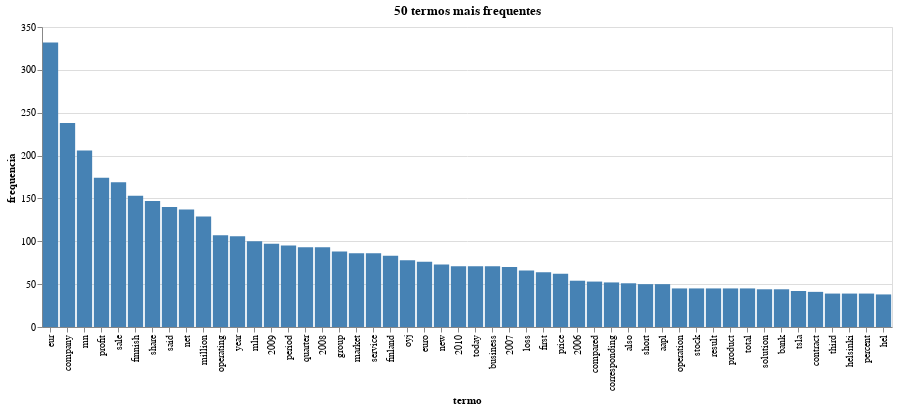

Notebook code cell kept with this figure:
### Code cell
df_freq50 = final_freq_df[0:50]

wordfreq = alt.Chart(df_freq50).mark_bar().encode(
    y='frequencia:Q',
    x= alt.X('termo:O', sort = alt.EncodingSortField(field="frequencia", order='descending')),
    color = alt.value('steelblue'),
    tooltip=[
        'termo:O',
        'frequencia:Q',
        alt.Tooltip('noticias:O', title='Noticias onde o termo ocorre')
    ]
).properties(
    height=300,
    width = 850,
    title = '50 termos mais frequentes'
)

wordfreq.save('2_frequencia_termos.html')
wordfreq

### Figure 1 — Vega-Lite specification as saved in the notebook (floating-point values rounded to 4 significant figures; data arrays with more than 128 entries replaced by an {"elided": "..."} marker saying what was removed)
{"config": {"view": {"continuousWidth": 400, "continuousHeight": 300}}, "data": {"name": "data-8345fc361e6030f8c7e2e7ddf53e9981"}, "mark": "bar", "encoding": {"color": {"value": "steelblue"}, "tooltip": [{"field": "termo", "type": "ordinal"}, {"field": "frequencia", "type": "quantitative"}, {"field": "noticias", "title": "Noticias onde o termo ocorre", "type": "ordinal"}], "x": {"field": "termo", "sort": {"field": "frequencia", "order": "descending"}, "type": "ordinal"}, "y": {"field": "frequencia", "type": "quantitative"}}, "height": 300, "title": "50 termos mais frequentes", "width": 850, "$schema": "https://vega.github.io/schema/vega-lite/v4.17.0.json", "datasets": {"data-8345fc361e6030f8c7e2e7ddf53e9981": [{"termo": "eur", "frequencia": 332, "noticias": {"elided": "198 rows, 2525 str values in total"}}, {"termo": "company", "frequencia": 238, "noticias": {"elided": "226 rows, 3326 str values in total"}}, {"termo": "mn", "frequencia": 206, "noticias": {"elided": "108 rows, 1247 str values in total"}}, {"termo": "profit", "frequencia": 174, "noticias": {"elided": "173 rows, 2371 str values in total"}}, {"termo": "sale", "frequencia": 169, "noticias": {"elided": "160 rows, 1854 str values in total"}}, {"termo": "finnish", "frequencia": 153, "noticias": {"elided": "150 rows, 2902 str values in total"}}, {"termo": "share", "frequencia": 147, "noticias": {"elided": "127 rows, 1493 str values in total"}}, {"termo": "said", "frequencia": 140, "noticias": {"elided": "140 rows, 2515 str values in total"}}, {"termo": "net", "frequencia": 137, "noticias": {"elided": "127 rows, 1939 str values in total"}}, {"termo": "million", "frequencia": 129, "noticias": {"elided": "89 rows, 1344 str values in total"}}, {"termo": "operating", "frequencia": 107, "noticias": {"elided": "107 rows, 1285 str values in total"}}, {"termo": "year", "frequencia": 106, "noticias": {"elided": "101 rows, 1437 str values in total"}}, {"termo": "mln", "frequencia": 100, "noticias": {"elided": "43 rows, 749 str values in total"}}, {"termo": "2009", "frequencia": 97, "noticias": {"elided": "91 rows, 1360 str values in total"}}, {"termo": "period", "frequencia": 95, "noticias": {"elided": "86 rows, 1264 str values in total"}}, {"termo": "quarter", "frequencia": 93, "noticias": {"elided": "77 rows, 1206 str values in total"}}, {"termo": "2008", "frequencia": 93, "noticias": {"elided": "89 rows, 1315 str values in total"}}, {"termo": "group", "frequencia": 88, "noticias": {"elided": "86 rows, 1374 str values in total"}}, {"termo": "market", "frequencia": 86, "noticias": {"elided": "78 rows, 1017 str values in total"}}, {"termo": "service", "frequencia": 86, "noticias": {"elided": "74 rows, 1155 str values in total"}}, {"termo": "finland", "frequencia": 83, "noticias": {"elided": "80 rows, 1138 str values in total"}}, {"termo": "oyj", "frequencia": 78, "noticias": {"elided": "74 rows, 1707 str values in total"}}, {"termo": "euro", "frequencia": 76, "noticias": {"elided": "53 rows, 806 str values in total"}}, {"termo": "new", "frequencia": 73, "noticias": {"elided": "71 rows, 954 str values in total"}}, {"termo": "2010", "frequencia": 71, "noticias": {"elided": "64 rows, 1099 str values in total"}}, {"termo": "today", "frequencia": 71, "noticias": {"elided": "71 rows, 1276 str values in total"}}, {"termo": "business", "frequencia": 71, "noticias": {"elided": "65 rows, 1020 str values in total"}}, {"termo": "2007", "frequencia": 70, "noticias": {"elided": "68 rows, 1020 str values in total"}}, {"termo": "loss", "frequencia": 66, "noticias": {"elided": "64 rows, 952 str values in total"}}, {"termo": "first", "frequencia": 64, "noticias": {"elided": "59 rows, 983 str values in total"}}, {"termo": "price", "frequencia": 62, "noticias": {"elided": "61 rows, 621 str values in total"}}, {"termo": "2006", "frequencia": 54, "noticias": {"elided": "54 rows, 770 str values in total"}}, {"termo": "compared", "frequencia": 53, "noticias": {"elided": "52 rows, 665 str values in total"}}, {"termo": "corresponding", "frequencia": 52, "noticias": {"elided": "52 rows, 733 str values in total"}}, {"termo": "also", "frequencia": 51, "noticias": {"elided": "50 rows, 599 str values in total"}}, {"termo": "short", "frequencia": 50, "noticias": {"elided": "48 rows, 467 str values in total"}}, {"termo": "aapl", "frequencia": 50, "noticias": {"elided": "47 rows, 447 str values in total"}}, {"termo": "operation", "frequencia": 45, "noticias": {"elided": "45 rows, 668 str values in total"}}, {"termo": "stock", "frequencia": 45, "noticias": {"elided": "43 rows, 554 str values in total"}}, {"termo": "result", "frequencia": 45, "noticias": {"elided": "44 rows, 587 str values in total"}}, {"termo": "product", "frequencia": 45, "noticias": {"elided": "40 rows, 551 str values in total"}}, {"termo": "total", "frequencia": 45, "noticias": {"elided": "45 rows, 576 str values in total"}}, {"termo": "solution", "frequencia": 44, "noticias": {"elided": "41 rows, 710 str values in total"}}, {"termo": "bank", "frequencia": 44, "noticias": {"elided": "38 rows, 503 str values in total"}}, {"termo": "tsla", "frequencia": 42, "noticias": {"elided": "41 rows, 323 str values in total"}}, {"termo": "contract", "frequencia": 41, "noticias": {"elided": "40 rows, 596 str values in total"}}, {"termo": "third", "frequencia": 39, "noticias": {"elided": "33 rows, 498 str values in total"}}, {"termo": "helsinki", "frequencia": 39, "noticias": {"elided": "37 rows, 582 str values in total"}}, {"termo": "percent", "frequencia": 39, "noticias": {"elided": "30 rows, 380 str values in total"}}, {"termo": "hel", "frequencia": 38, "noticias": {"elided": "37 rows, 927 str values in total"}}]}}
